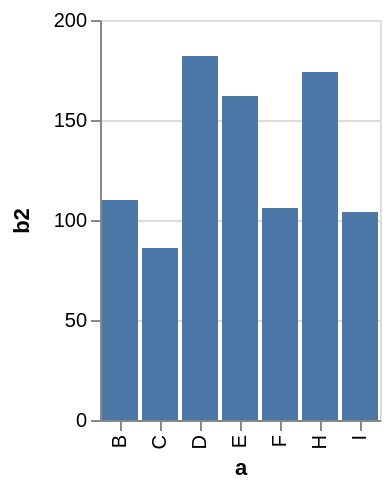

The specification (Vega-Lite) saved for this image:
### Vega specification from a JSON file in a GitHub repository (floating-point values rounded to 4 significant figures)
{"$schema": "https://vega.github.io/schema/vega/v4.json", "description": "A simple bar chart with embedded data that uses a filter and calculate.", "autosize": "pad", "padding": 5, "height": 200, "style": "cell", "data": [{"name": "source_0", "values": [{"a": "A", "b": 28}, {"a": "B", "b": 55}, {"a": "C", "b": 43}, {"a": "G", "b": 19}, {"a": "H", "b": 87}, {"a": "I", "b": 52}, {"a": "D", "b": 91}, {"a": "E", "b": 81}, {"a": "F", "b": 53}]}, {"name": "data_0", "source": "source_0", "transform": [{"type": "formula", "expr": "2*datum.b", "as": "b2"}, {"type": "filter", "expr": "datum.b2 > 60"}]}], "signals": [{"name": "x_step", "value": 20}, {"name": "width", "update": "bandspace(domain('x').length, 0.1, 0.05) * x_step"}], "marks": [{"name": "marks", "type": "rect", "style": ["bar"], "from": {"data": "data_0"}, "encode": {"update": {"fill": [{"test": "datum[\"b2\"] === null || isNaN(datum[\"b2\"])", "value": null}, {"value": "#4c78a8"}], "tooltip": {"signal": "{\"b2\": format(datum[\"b2\"], \"\"), \"a\": ''+datum[\"a\"]}"}, "x": {"scale": "x", "field": "a"}, "width": {"scale": "x", "band": true}, "y": {"scale": "y", "field": "b2"}, "y2": {"scale": "y", "value": 0}}}}], "scales": [{"name": "x", "type": "band", "domain": {"data": "data_0", "field": "a", "sort": true}, "range": {"step": {"signal": "x_step"}}, "paddingInner": 0.1, "paddingOuter": 0.05}, {"name": "y", "type": "linear", "domain": {"data": "data_0", "field": "b2"}, "range": [{"signal": "height"}, 0], "nice": true, "zero": true}], "axes": [{"scale": "x", "orient": "bottom", "grid": false, "title": "a", "labelAlign": "right", "labelAngle": 270, "labelBaseline": "middle", "labelOverlap": true, "zindex": 1}, {"scale": "y", "orient": "left", "grid": false, "title": "b2", "labelOverlap": true, "tickCount": {"signal": "ceil(height/40)"}, "zindex": 1}, {"scale": "y", "orient": "left", "gridScale": "x", "grid": true, "tickCount": {"signal": "ceil(height/40)"}, "domain": false, "labels": false, "maxExtent": 0, "minExtent": 0, "ticks": false, "zindex": 0}], "config": {"axisY": {"minExtent": 30}}}
